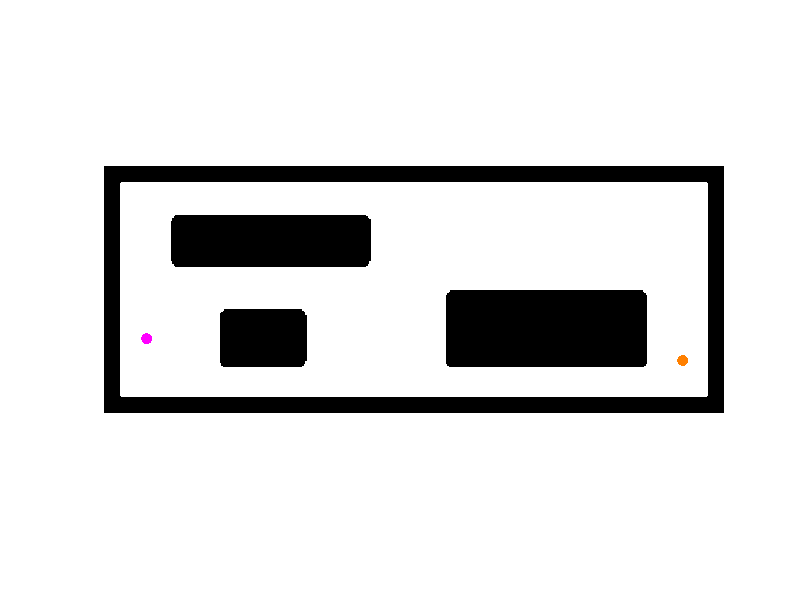

Recreate this plot in MATLAB. (Note: this script raises an error after producing the figure.)
clc; close all; clear all;

% Inizializzazione dell'algoritmo

% Load the map and initialize parameters
load('image_map.mat');
start_point = [120, 30];
goal_point = [135, 400];
goal_radius = 5;          % Acceptable radius to consider goal reached
step_size = 10;           % Maximum step size for extending tree (eta)

% Initialize tree with start point
tree_x = start_point(1);
tree_y = start_point(2);
parent_index = -1;        % Array to store parent indices (-1 for root)
goal_reached_index = -1;  % Index of node that reached goal
max_iterations = 3000;    % Maximum number of iterations

% Create figure and plot start/goal points
figure;
imshow(image_map);
hold on;
h1 = plot(start_point(2), start_point(1), '.', 'markersize', 24, 'color', [1 0 1]);
h2 = plot(goal_point(2), goal_point(1), '.', 'markersize', 24, 'color', [1 0.5 0]);

% Main RRT loop
for iter = 1:max_iterations
    % Generate random point (biased towards goal)
    if rand < 0.1  % 10% chance to sample goal directly
        random_x = goal_point(1);
        random_y = goal_point(2);
    else
        random_x = randi(size(image_map, 1));
        random_y = randi(size(image_map, 2));
    end
    
    % Find nearest node in tree
    distances_to_random = sqrt((random_x-tree_x).^2 + (random_y-tree_y).^2);
    [min_dist, nearest_index] = min(distances_to_random);
    
    % Check if path to random point is collision-free
    if check_collision(tree_x(nearest_index), random_x, tree_y(nearest_index), random_y, image_map)
        % Limit step size
        step_length = min(step_size, min_dist);
        k = step_length / min_dist;
        
        % Calculate new node position
        new_x = round((1-k)*tree_x(nearest_index) + k*random_x);
        new_y = round((1-k)*tree_y(nearest_index) + k*random_y);
        
        % Check if new node is valid and not already in tree
        if new_x >= 1 && new_x <= size(image_map, 1) && new_y >= 1 && new_y <= size(image_map, 2)
            if check_collision(tree_x(nearest_index), new_x, tree_y(nearest_index), new_y, image_map)
                % Plot new node and connection
                h3 = plot(new_y, new_x, '.', 'markersize', 3, 'color', [0 0 1]);
                h4 = plot([tree_y(nearest_index) new_y], [tree_x(nearest_index) new_x], 'g-', 'LineWidth', 0.5);
                
                % Add node to tree
                tree_x = [tree_x new_x];
                tree_y = [tree_y new_y];
                parent_index = [parent_index nearest_index];
                current_node_idx = length(tree_x);
                
                % Check if goal reached
                dist_to_goal = sqrt((new_x-goal_point(1))^2 + (new_y-goal_point(2))^2);
                if dist_to_goal < goal_radius && goal_reached_index == -1
                    goal_reached_index = current_node_idx;
                    % Non interrompiamo il ciclo, continuiamo per tutte le iterazioni
                end
            end
        end
    end
    
    title(['Iteration: ', num2str(iter)]);
    drawnow;
end

% Final plot with results
if goal_reached_index > 0
    h5 = plot_path(tree_x, tree_y, parent_index, goal_reached_index, image_map);
    title(sprintf('Path Found - Total Iterations: %d', iter));
    legend([h1, h2, h3, h4, h5], 'Start Point', 'Goal Point', 'RRT Nodes', 'Tree Expansion', 'Final Path', 'Location', 'southoutside');
else
    title(sprintf('Path not found - Total Iterations: %d', iter));
    legend([h1, h2, h3, h4], 'Start Point', 'Goal Point', 'RRT Nodes', 'Tree Expansion', 'Location', 'southoutside');
end

% Function to check if path between two points is collision-free
function valid = check_collision(x1, x2, y1, y2, map)
    % Generate points along line
    points = [linspace(x1, x2, 20)', linspace(y1, y2, 20)'];
    rounded_points = round(points);
    
    % Check if points are within map bounds
    valid = all(rounded_points(:,1) >= 1 & rounded_points(:,1) <= size(map,1) & ...
               rounded_points(:,2) >= 1 & rounded_points(:,2) <= size(map,2));
    
    % Check if path intersects obstacles
    if valid
        valid = all(map(sub2ind(size(map), rounded_points(:,1), rounded_points(:,2))));
    end
end

% Function to plot the path from start to goal
function h = plot_path(tree_x, tree_y, parent_index, goal_idx, map)
    path_x = [];
    path_y = [];
    current_idx = goal_idx;
    
    % Trace path from goal to start
    while current_idx > 0 && parent_index(current_idx) ~= -1
        path_x = [path_x, tree_x(current_idx)];
        path_y = [path_y, tree_y(current_idx)];
        current_idx = parent_index(current_idx);
    end
    
    % Add start point
    path_x = [path_x, tree_x(1)];
    path_y = [path_y, tree_y(1)];
    
    % Plot path
    h = plot(path_y, path_x, 'r-', 'linewidth', 2);
end